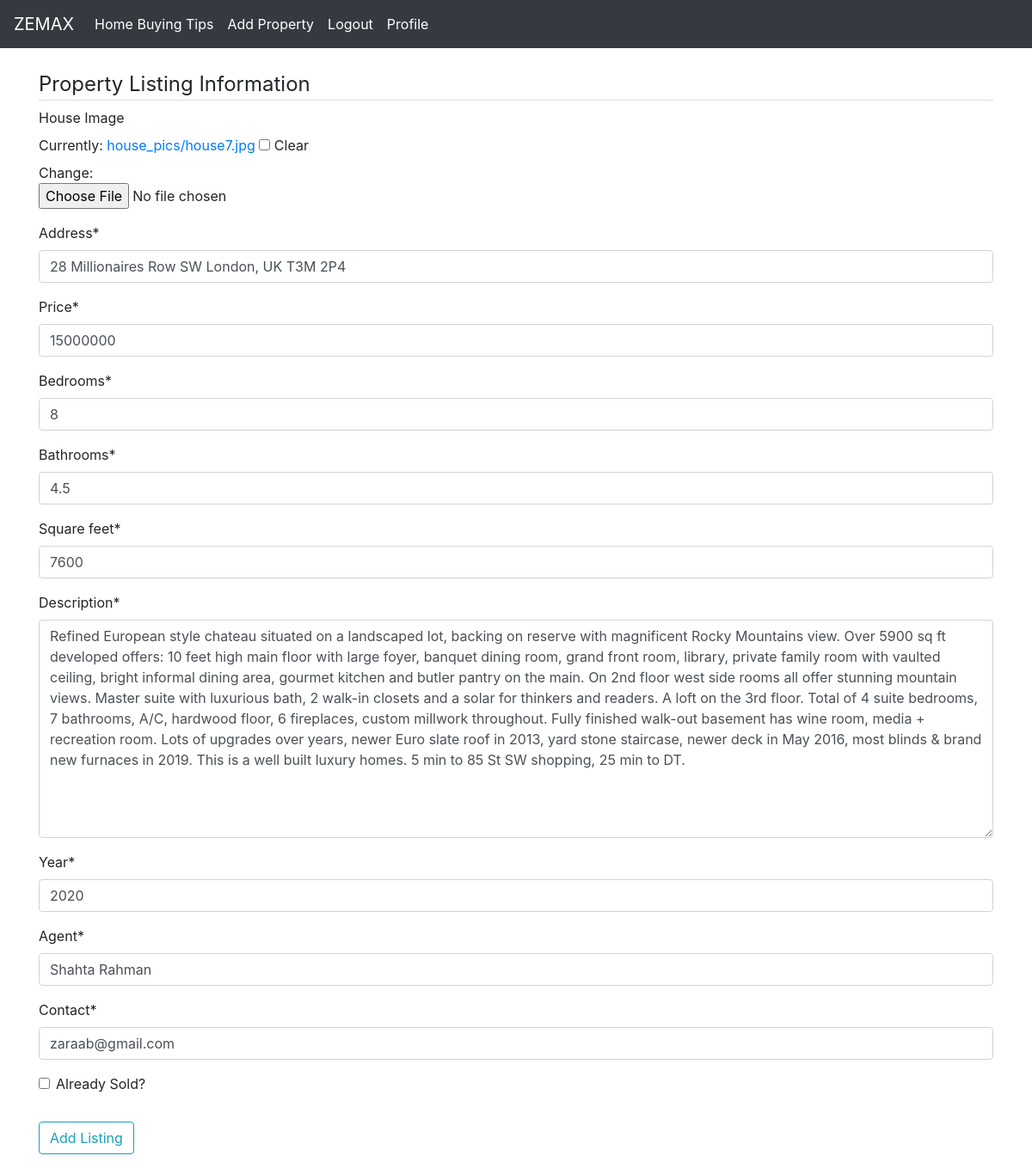
Page /1/update (signed in) on the committed database.
### zemax/models.py (models this page shows, shortened)
class House(models.Model):
    house_image = models.ImageField(default='default.jpg', upload_to='house_pics', blank=True, max_length=1500,
                                    verbose_name='House Image')
    house_image2 = models.ImageField(default='default.jpg', upload_to='house_pics', blank=True)
    house_image3 = models.ImageField(default='default.jpg', upload_to='house_pics', blank=True)
    house_image4 = models.ImageField(default='default.jpg', upload_to='house_pics', blank=True)
    house_image5 = models.ImageField(default='default.jpg', upload_to='house_pics', blank=True)
    house_image6 = models.ImageField(default='default.jpg', upload_to='house_pics', blank=True)
    house_image7 = models.ImageField(default='default.jpg', upload_to='house_pics', blank=True)
    house_image8 = models.ImageField(default='default.jpg', upload_to='house_pics', blank=True)
    house_image9 = models.ImageField(default='default.jpg', upload_to='house_pics', blank=True)
    house_image10 = models.ImageField(default='default.jpg', upload_to='house_pics', blank=True)
    house_image11 = models.ImageField(default='default.jpg', upload_to='house_pics', blank=True)
    house_image12 = models.ImageField(default='default.jpg', upload_to='house_pics', blank=True)
    house_image13 = models.ImageField(default='default.jpg', upload_to='house_pics', blank=True)
    house_image14 = models.ImageField(default='default.jpg', upload_to='house_pics', blank=True)
    house_image15 = models.ImageField(default='default.jpg', upload_to='house_pics', blank=True)
    house_image16 = models.ImageField(default='default.jpg', upload_to='house_pics', blank=True)
    house_image17 = models.ImageField(default='default.jpg', upload_to='house_pics', blank=True)
    address = models.CharField(max_length=255)
    price = models.IntegerField()
    bedrooms = models.IntegerField()
    bathrooms = models.FloatField()
    square_feet = models.IntegerField()
    description = models.TextField()
    year = models.IntegerField(default=2020)
    agent = models.CharField(max_length=255)
    contact = models.EmailField(max_length=255)
    sold = models.BooleanField(default=False, verbose_name='Already Sold?')

### zemax/views.py (the view, shortened to what this page needs)
# urls.py: path('<int:pk>/update', HouseUpdateView.as_view(), name='update'),
class HouseUpdateView(LoginRequiredMixin, UpdateView):
    model = House
    fields = ['house_image', 'address', 'price',
              'bedrooms', 'bathrooms', 'square_feet', 'description', 'year', 'agent', 'contact', 'sold']
    login_url = '/login'

### zemax/templates/zemax/House_form.html (shortened to what this page needs)
{% extends 'zemax/base.html' %}
{% load crispy_forms_tags %}
{% block content %}
<br>
    <div class="content-section container">
        <form enctype="multipart/form-data" method="POST">
            <fieldset class="form-group">
                <legend class="border-bottom md-4">Property Listing Information</legend>
                {{ form|crispy }}
            </fieldset>
            <div class="form-group">
                <button type="submit" class="btn btn-outline-info">Add Listing</button>
            </div>
        </form>
    </div>
{% endblock %}

### rows in the picture
House: address "28 Millionaires Row SW London, UK T3M 2P4", price "15000000", bedrooms "8", bathrooms "4.5", square_feet "7600", description "Refined European style chateau situated on a landscaped lot, backing on reserve with magnificent Rocky Mountains view. Over 5900 sq ft developed offers: 10 feet high main floor with large foyer, banquet dining room, grand front room, library, private family room with vaulted ceiling, bright informal dining area, gourmet kitchen and butler pantry on the main. On 2nd floor west side rooms all offer stunning mountain views. Master suite with luxurious bath, 2 walk-in closets and a solar for thinkers and readers. A loft on the 3rd floor. Total of 4 suite bedrooms, 7 bathrooms, A/C, hardwood floor, 6 fireplaces, custom millwork throughout. Fully finished walk-out basement has wine room, media +…", year "2020", agent "Shahta Rahman", contact "zaraab@gmail.com"
